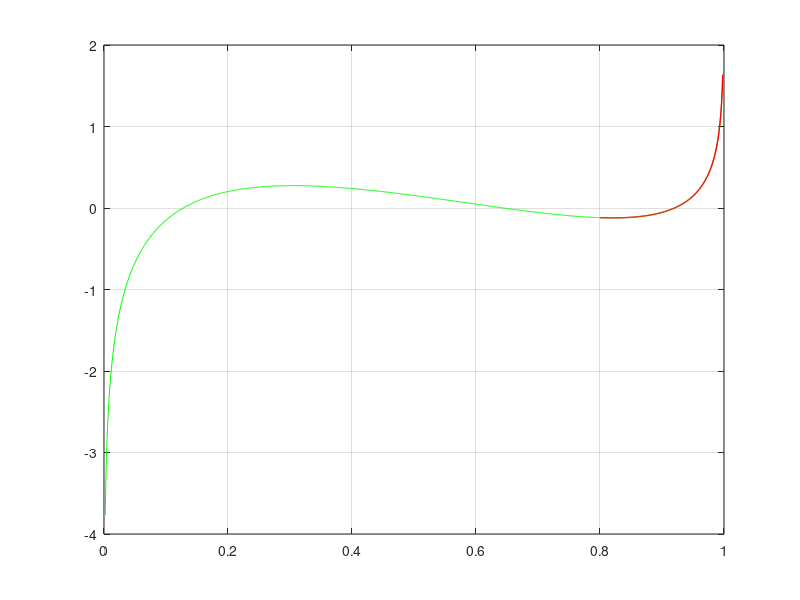

This figure's MATLAB source: (Note: this script raises an error after producing the figure.)
clc;close all;clear all;

phi=0:.001:1;
k = 0.001985875;
T = 500;
N1 = 1;
N2=2;
chi =2;

f= @(phi) ((phi./N1).*log(phi)+((1-phi)./N2).*log(1-phi)+chi.*phi.*(1-phi));
y=f(phi);

dphi=mean(diff(phi));
dy=gradient(y,dphi);

for phiq1=find((phi>=0) & (phi<=0.2))
    slope_phi1=phi(phiq1);
    slope_y1=dy(phiq1);
    phiq2=find((phi>=0.8) & (phi<=1));
    slope_phi2=phi(phiq2);
    slope_y2=dy(phiq2);
    if slope_y1 == slope_y2
        plot ([slope_phi1,slope_y1], [slope_phi2,slope_y2])
    end
end
figure
plot(phi,dy,'-g')
hold on 
plot (slope_phi1, slope_y1, '-r', 'LineWidth',1)
plot (slope_phi2, slope_y2, '-r', 'LineWidth',1)
hold off
grid
legend ('Slope Of All Data', 'Slope of Data In Region Of Interest', 'Location', 'W')